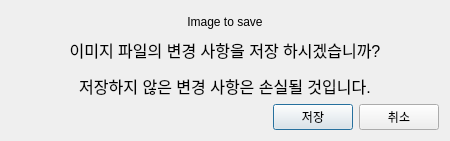
<?xml version="1.0" encoding="UTF-8"?>
<ui version="4.0">
 <class>askSaveDialog</class>
 <widget class="QDialog" name="askSaveDialog">
  <property name="geometry">
   <rect>
    <x>0</x>
    <y>0</y>
    <width>450</width>
    <height>141</height>
   </rect>
  </property>
  <property name="windowTitle">
   <string>이미지를 저장하시겠습니까?</string>
  </property>
  <layout class="QGridLayout" name="gridLayout">
   <item row="0" column="0">
    <layout class="QVBoxLayout" name="verticalLayout">
     <item>
      <widget class="QLabel" name="imageToSaveLabel">
       <property name="text">
        <string>Image to save</string>
       </property>
       <property name="alignment">
        <set>Qt::AlignCenter</set>
       </property>
      </widget>
     </item>
     <item>
      <widget class="QLabel" name="label">
       <property name="text">
        <string>&lt;html&gt;&lt;head/&gt;&lt;body&gt;&lt;p align=&quot;center&quot;&gt;&lt;span style=&quot; font-size:12pt;&quot;&gt;이미지 파일의 변경 사항을 저장 하시겠습니까?&lt;/span&gt;&lt;/p&gt;&lt;p align=&quot;center&quot;&gt;&lt;span style=&quot; font-size:12pt;&quot;&gt;저장하지 않은 변경 사항은 손실될 것입니다.&lt;/span&gt;&lt;/p&gt;&lt;/body&gt;&lt;/html&gt;</string>
       </property>
       <property name="alignment">
        <set>Qt::AlignCenter</set>
       </property>
      </widget>
     </item>
    </layout>
   </item>
   <item row="1" column="0">
    <layout class="QHBoxLayout" name="horizontalLayout">
     <item>
      <spacer name="horizontalSpacer">
       <property name="orientation">
        <enum>Qt::Horizontal</enum>
       </property>
       <property name="sizeHint" stdset="0">
        <size>
         <width>40</width>
         <height>20</height>
        </size>
       </property>
      </spacer>
     </item>
     <item>
      <widget class="QPushButton" name="saveButton">
       <property name="maximumSize">
        <size>
         <width>80</width>
         <height>16777215</height>
        </size>
       </property>
       <property name="text">
        <string>저장</string>
       </property>
       <property name="checkable">
        <bool>false</bool>
       </property>
       <property name="checked">
        <bool>false</bool>
       </property>
      </widget>
     </item>
     <item>
      <widget class="QPushButton" name="cacelButton">
       <property name="maximumSize">
        <size>
         <width>80</width>
         <height>16777215</height>
        </size>
       </property>
       <property name="text">
        <string>취소</string>
       </property>
      </widget>
     </item>
    </layout>
   </item>
  </layout>
 </widget>
 <resources/>
 <connections/>
</ui>
